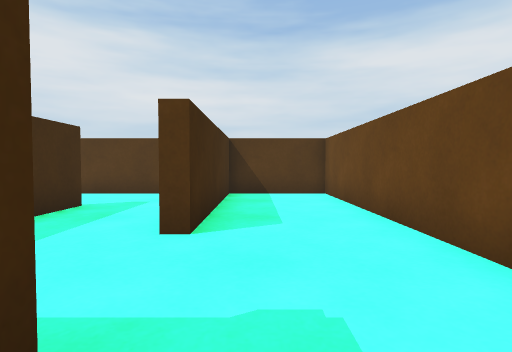
[1] (above)

24 first-person views from a walk through a 3-D level made in the Unity game engine. The camera is 0.45 m above the floor, tilts 2° down and sees 80° across. The floor is counted in squares, 0.5 m on a side. Each view is taken from the middle of a square. On the plan, view 1 faces up. The plan holds only what a view shows up to about 11 squares ahead; the rest is blank. The player character is not drawn.

[2]
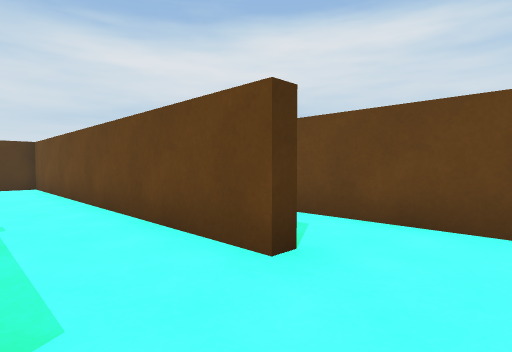

[3]
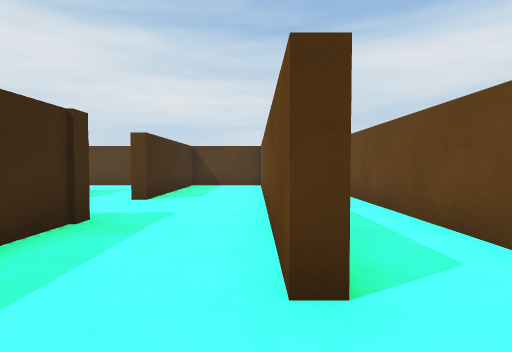

[4]
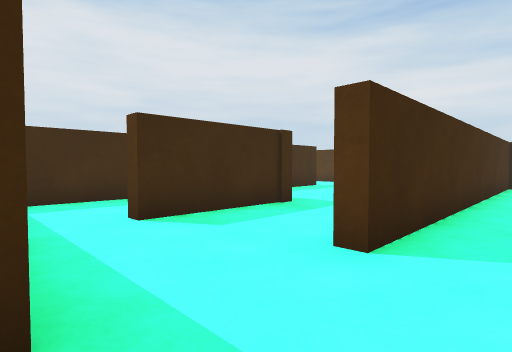

[5]
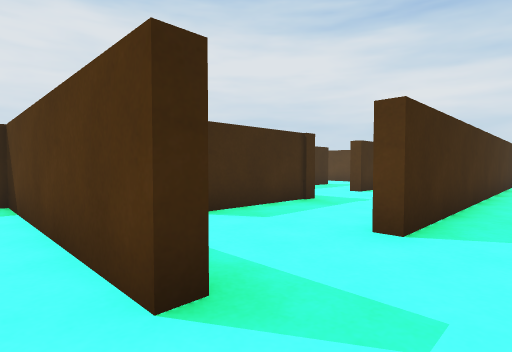

[6]
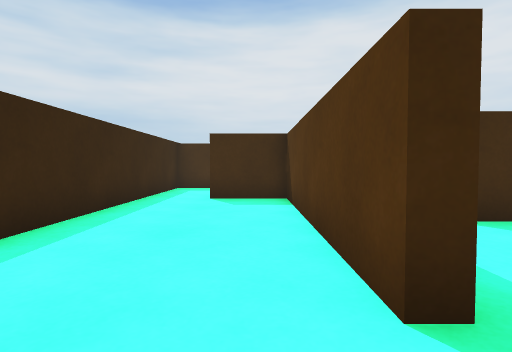

[7]
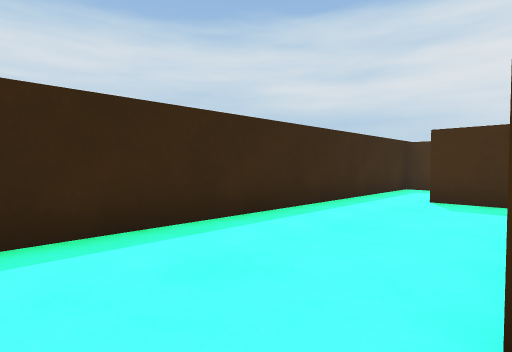

[8]
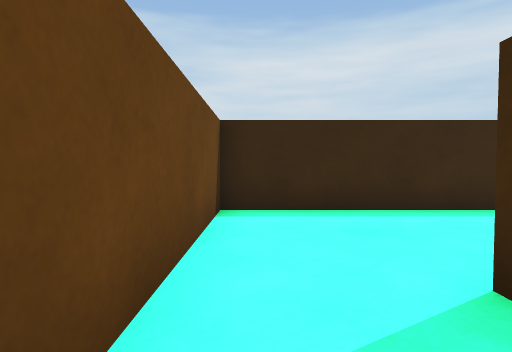

[9]
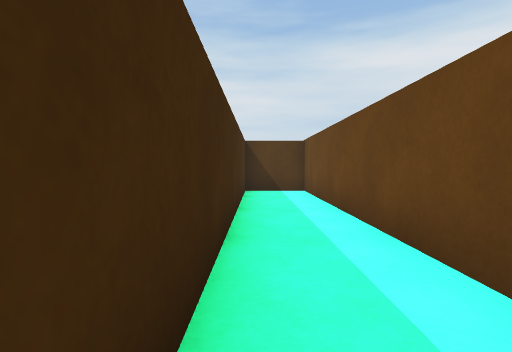

[10]
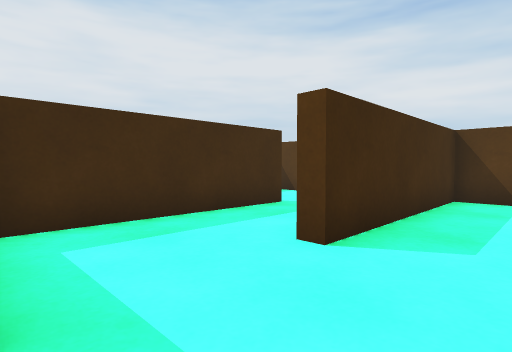

[11]
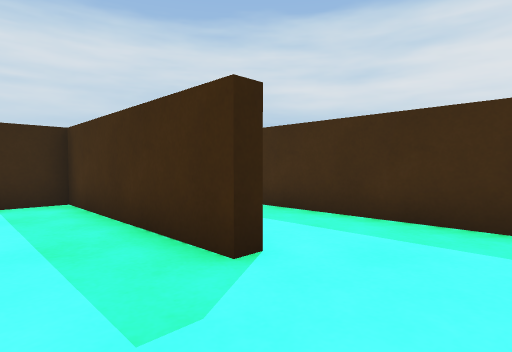

[12]
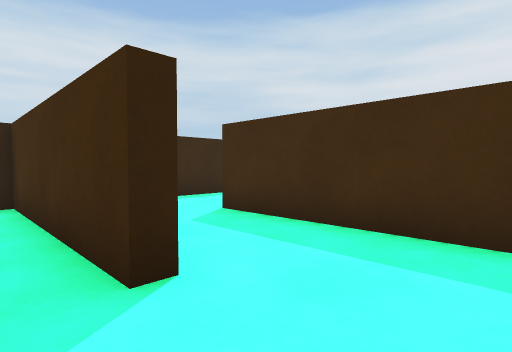

[13]
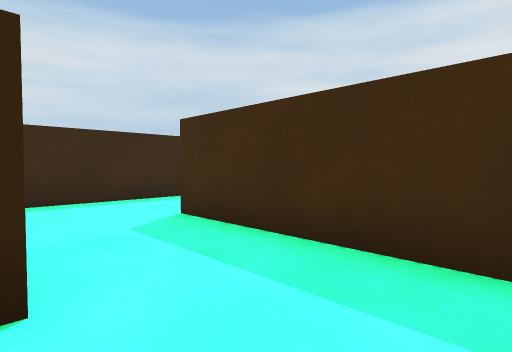

[14]
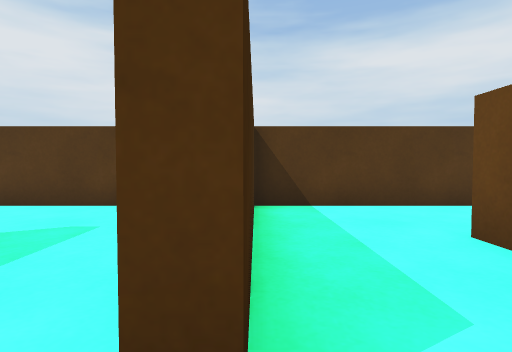

[15]
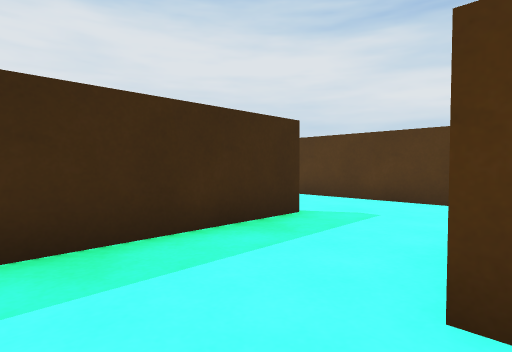

[16]
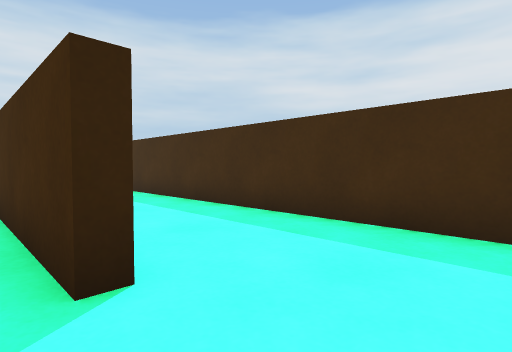

[17]
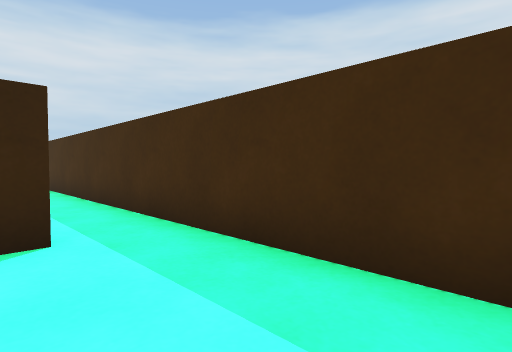

[18]
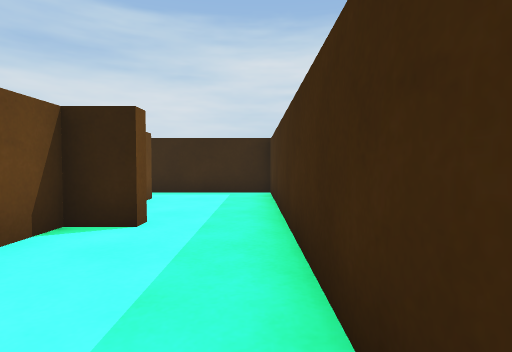

[19]
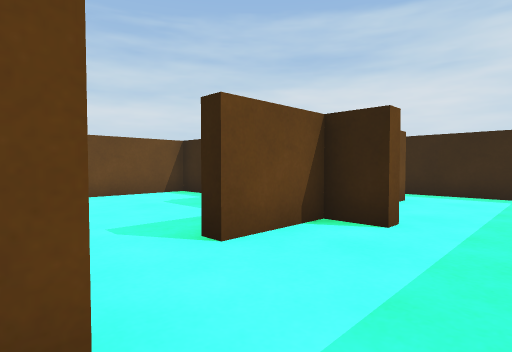

[20]
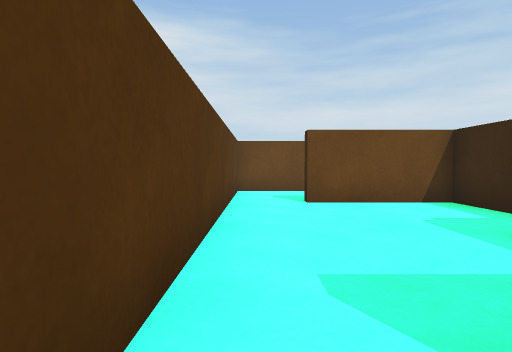

[21]
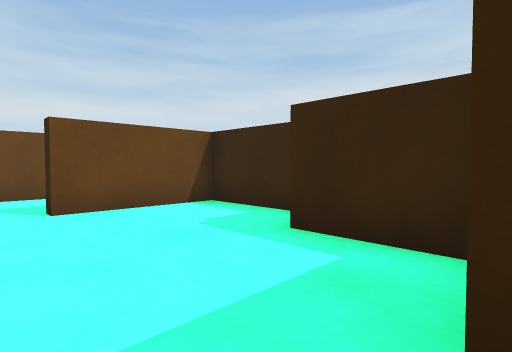

[22]
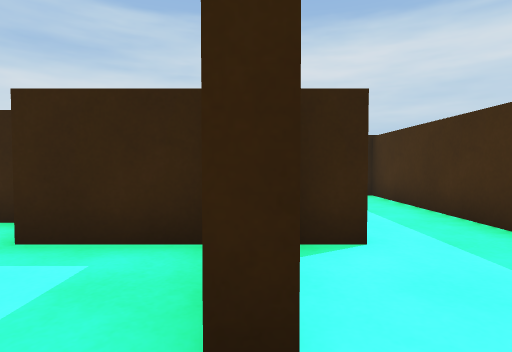

[23]
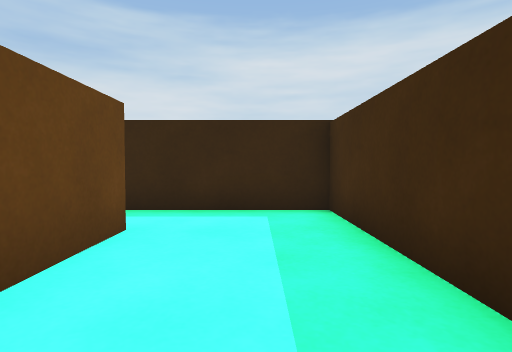

[24]
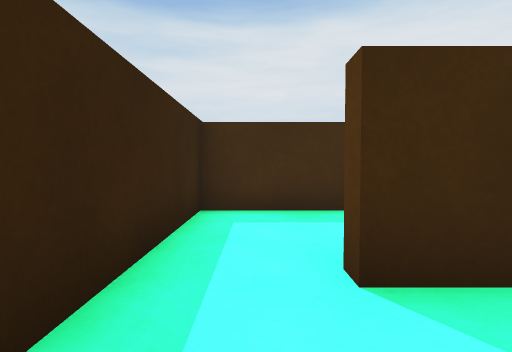

### Floor plan
Ten units are one square. View 1 is at (0, 0); x grows to the right and y downward. Boxes are objects, and circles mark ways between rooms. Rooms are numbered by the first view taken in them; rooms with no view inside come last. Other rooms are left out.
<svg viewBox="-150 -103 202 199">
<path fill="none" stroke="#000" d="M-9 -11 -9 29 -14 29M23 48 23 52M47 56 47 -98 26 -98 26 20 22 20 22 -98 -9 -98 -9 -40 -14 -40M23 52 -42 52 -42 72M-44 91 47 91 47 56M-43 -61 -43 -68 -39 -68 -39 -10 -26 -10M-21 -98 -70 -98 -70 -40 -75 -40M-75 -10 -50 -10M-129 -10 -122 -10M-95 -10 -75 -10M-110 -68 -106 -68 -106 -22M-123 39 -123 34 -112 34 -112 12M-145 -86 -145 91 -104 91M-86 -98 -129 -98M-112 72 -112 51M-105 34 -82 34M-72 48 -46 48 -46 12M-112 12 -108 12M-45 -6 -114 -6M-42 16 -42 25M-46 12 -41 12M-13 19 -13 -6 -45 -6M-42 72 -46 72M-81 61 -81 91 -44 91M-42 25 -42 39"/>
<circle cx="35" cy="50" r="3" fill="#2a7"/>
<circle cx="-10" cy="-25" r="3" fill="#2a7"/>
<circle cx="-10" cy="35" r="3" fill="#2a7"/>
<circle cx="-40" cy="80" r="3" fill="#2a7"/>
<circle cx="-70" cy="-25" r="3" fill="#2a7"/>
<circle cx="-110" cy="5" r="3" fill="#2a7"/>
<circle cx="-40" cy="5" r="3" fill="#2a7"/>
<circle cx="-25" cy="20" r="3" fill="#2a7"/>
<text x="10" y="-20">1</text>
<text x="0" y="70">2</text>
<text x="-50" y="-60">3</text>
<text x="-120" y="-20">4</text>
<text x="-80" y="20">5</text>
<text x="-30" y="10">6</text>
<text x="-60" y="70">7</text>
<text x="-30" y="30">8</text>
</svg>
Room 1 opens to room 2. Room 1 opens to room 3. Room 1 opens to room 8. Room 2 opens to room 7. Room 3 opens to room 4. Room 4 opens to room 5. Room 5 opens to room 6. Room 6 opens to room 8.

Where each view was taken, in squares from view 1:
view 1: 0 up, 0 right, facing up
view 2: 4 down, 0 right, facing up-right
view 3: 4 down, 2 right, facing up
view 4: 5 down, 4 right, facing up-left
view 5: 6 down, 4 right, facing up-left
view 6: 6 down, 4 right, facing left
view 7: 5 down, 4 right, facing down-left
view 8: 3 down, 4 right, facing down
view 9: 1 down, 3 right, facing up
view 10: 1 up, 1 right, facing up-left
view 11: 9 up, 2 left, facing down-left
view 12: 9 up, 3 left, facing down-left
view 13: 9 up, 4 left, facing down-left
view 14: 3 up, 7 left, facing up
view 15: 2 up, 7 left, facing up-left
view 16: 9 up, 10 left, facing down-left
view 17: 5 up, 12 left, facing down-left
view 18: 1 up, 14 left, facing down
view 19: 1 up, 14 left, facing down-right
view 20: 0 up, 12 left, facing right
view 21: 0 up, 11 left, facing down-right
view 22: 0 up, 11 left, facing down
view 23: 3 down, 13 left, facing down
view 24: 8 down, 2 left, facing left
